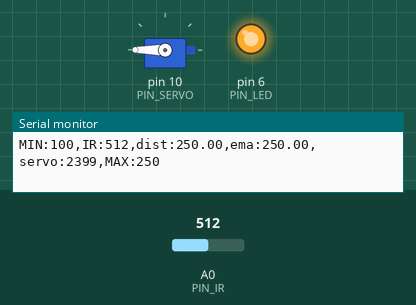
A sketch run on a simulated Arduino Uno, built with avr-gcc and run on an emulated ATmega328P. Parts: servo, output pins drawn as LEDs (lit = HIGH), the last lines printed to the serial monitor. The inputs (shaded band) are chosen by the test bench; at power-on: A0 (PIN_IR) = 512.

Above: at 1.2 s.
1.3 s: A0 (PIN_IR) set to 360
2.8 s: A0 (PIN_IR) set to 336
At 3.5 s:
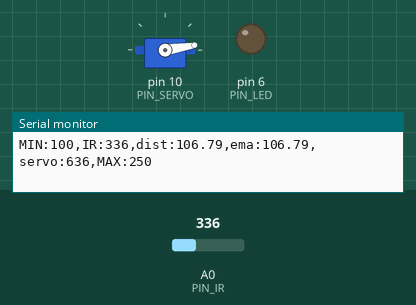
4.4 s: A0 (PIN_IR) set to 306
At 5.6 s:
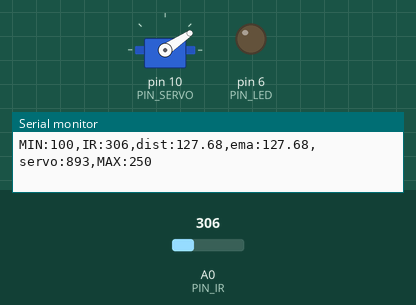
6.0 s: A0 (PIN_IR) set to 240
At 7.4 s:
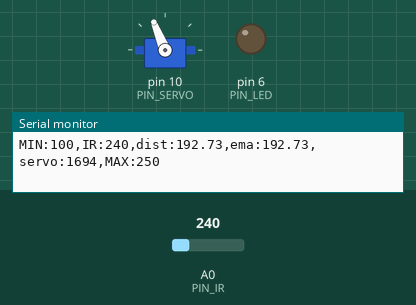
7.7 s: A0 (PIN_IR) set to 122
At 8.6 s:
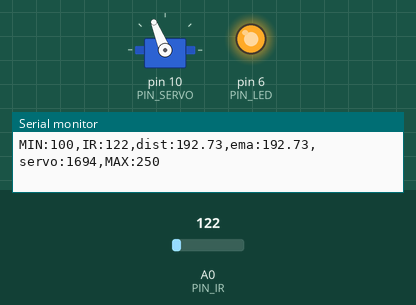
Timing chart, 0 to 10.2 s (numbered marks = the images above; inputs shaded):
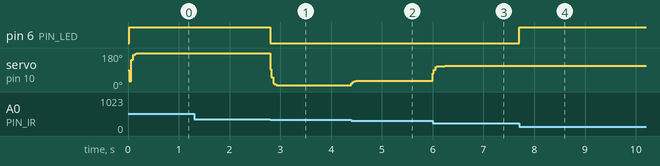

Measured:
- the behaviour switches between 348 and 347 on A0 (PIN_IR) (found by bisection; images 0 and 1)
- after the input at 2.8 s, pin 6 (PIN_LED): HIGH → LOW at once; servo on pin 10 (PIN_SERVO): 180° → 9° at once
- after the input at 4.4 s, servo on pin 10 (PIN_SERVO): 9° → 34° at once
- after the input at 6.0 s, servo on pin 10 (PIN_SERVO): 34° → 111° at once, → 112° 0.24 s later
- after the input at 7.7 s, pin 6 (PIN_LED): LOW → HIGH at once

The sketch:

17_example_2.ino
```cpp
#include <Servo.h>

// Arduino pin assignment

#define PIN_POTENTIOMETER 3 // Potentiometer at Pin A3
// Add IR Sensor Definition Here !!!
#define PIN_SERVO 10
#define PIN_LED 6

#define PIN_IR 0

#define DIST_MIN 100
#define DIST_MAX 250

#define _DUTY_MIN 553  // servo full clock-wise position (0 degree)
#define _DUTY_NEU 1476 // servo neutral position (90 degree)
#define _DUTY_MAX 2399 // servo full counter-clockwise position (180 degree)

#define LOOP_INTERVAL 20   // Loop Interval (unit: msec)

Servo myservo;
unsigned long last_loop_time;   // unit: msec
float dist_prev = DIST_MAX;        // Distance last-measured
float dist_ema;

void setup() {
  myservo.attach(PIN_SERVO);
  myservo.writeMicroseconds(_DUTY_NEU);
  pinMode(PIN_LED,OUTPUT);
  Serial.begin(500000);
}

void loop() {
  float dist_raw ;

  unsigned long time_curr = millis();
  int a_value, duty;

  // wait until next event time
  if (time_curr < (last_loop_time + LOOP_INTERVAL))
    return;
  last_loop_time += LOOP_INTERVAL;

  // Read IR Sensor value !!!
  a_value = analogRead(PIN_IR);

  // Convert IR sensor value into distance !!!
  dist_raw = (6762.0/(a_value-9)-4.0)*10.0 - 60.0 ;

  // we need distance range filter here !!!
  if (dist_raw < DIST_MIN) {
      dist_raw = dist_prev ;
      digitalWrite(PIN_LED, 1) ;
  }
  else if (dist_raw > DIST_MAX){
      dist_raw = dist_prev ;
      digitalWrite(PIN_LED, 1) ;
  }
  else {
      dist_prev = dist_raw ;
      digitalWrite(PIN_LED, 0) ;
  }

  // we need EMA filter here !!!
  dist_ema = 0.5*dist_raw + 0.5*dist_ema ;

  // map distance into duty
  duty = ((_DUTY_MAX-_DUTY_MIN)/(250.0-100.0))*(dist_ema-100.0)+_DUTY_MIN ;
  myservo.writeMicroseconds(duty);

  // print IR sensor value, distnace, duty !!!
  Serial.print("MIN:");     Serial.print(DIST_MIN) ;
  Serial.print(",IR:");     Serial.print(a_value) ;
  Serial.print(",dist:");   Serial.print(dist_raw) ;
  Serial.print(",ema:");    Serial.print(dist_ema);
  Serial.print(",servo:");  Serial.print(duty);
  Serial.print(",MAX:");    Serial.print(DIST_MAX);
  Serial.println("");
}
```
